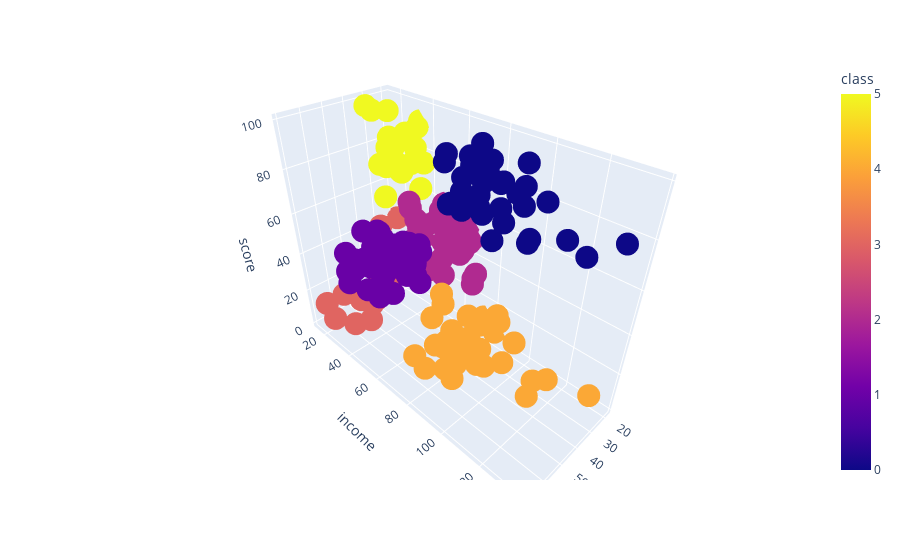

Notebook code for this chart:
### Code cell
import plotly.express as px

fig = px.scatter_3d(best, x='age', y='income', z='score', color = 'class')#, symbol='gender')
fig.show()

#save file
fig.write_html('./clustering3d.html')

### Figure 1 — Plotly figure (JSON) as saved in the notebook; plotly's stock layout.template omitted (floating-point values rounded to 4 significant figures; data arrays with more than 128 entries replaced by an {"elided": "..."} marker saying what was removed)
{"data": [{"hovertemplate": "age=%{x}<br>income=%{y}<br>score=%{z}<br>class=%{marker.color}<extra></extra>", "legendgroup": "", "marker": {"color": {"elided": "200 int values"}, "coloraxis": "coloraxis", "symbol": "circle"}, "mode": "markers", "name": "", "scene": "scene", "showlegend": false, "type": "scatter3d", "x": {"elided": "200 int values"}, "y": {"elided": "200 int values"}, "z": {"elided": "200 int values"}}], "layout": {"coloraxis": {"colorbar": {"title": {"text": "class"}}, "colorscale": [[0, "#0d0887"], [0.1111, "#46039f"], [0.2222, "#7201a8"], [0.3333, "#9c179e"], [0.4444, "#bd3786"], [0.5556, "#d8576b"], [0.6667, "#ed7953"], [0.7778, "#fb9f3a"], [0.8889, "#fdca26"], [1, "#f0f921"]]}, "legend": {"tracegroupgap": 0}, "margin": {"t": 60}, "scene": {"domain": {"x": [0, 1], "y": [0, 1]}, "xaxis": {"title": {"text": "age"}}, "yaxis": {"title": {"text": "income"}}, "zaxis": {"title": {"text": "score"}}}}}
